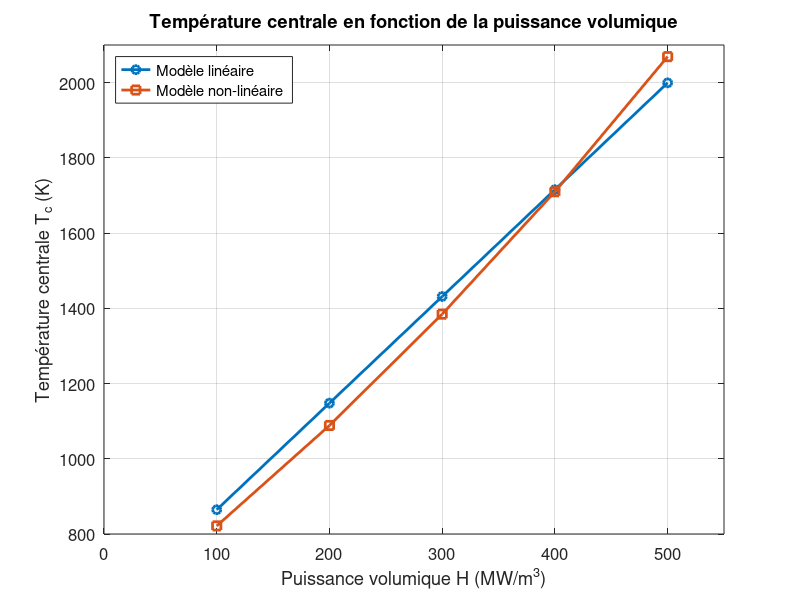

MATLAB code for this plot:
clc
clear
close all



% Puissance volumique (MW/m^3)
H = [100 200 300 400 500];

% Température centrale modèle linéaire (K)
Tc_lin = [864.6 1147.9 1431.4 1715.4 1999.4];

% Température centrale modèle non-linéaire (K)
Tc_nl = [821.5 1088.5 1384.5 1709.9 2069.1];

% Tracé
figure

plot(H,Tc_lin,'-o','LineWidth',2)
hold on

plot(H,Tc_nl,'-s','LineWidth',2)

grid on

xlabel('Puissance volumique H (MW/m^3)','FontSize',12)
ylabel('Température centrale T_c (K)','FontSize',12)

title('Température centrale en fonction de la puissance volumique','FontSize',14)

legend('Modèle linéaire','Modèle non-linéaire','Location','northwest')
set(gca,'FontSize',12)
xlim([0 550])
ylim([800 2100])
